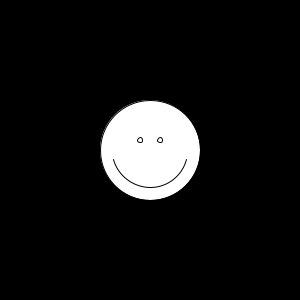
Frame 1 (no input)
Frame 60 (the mouse pressed at the canvas centre just before this capture): identical to frame 1, image omitted
Frame 120 (the mouse held since frame 60 and released just before this capture): identical to frame 1, image omitted

The Processing sketch that drew this single still picture (run headless with seeded random() and noise(); from frame 60 on, the mouse is pressed at the canvas centre):

// Processing sketch: processing_65485
// ── processing_65485.pde

//Creating a class and using it in setup/draw. The BASICS.
 
//Declare a Smiley object
Smiley guy;
void setup(){
  size(300,300);
  smooth();
  //Initialize Smiley Object (by calling the constructor)
  guy = new Smiley(width/2, height/2); //Note: Passing in starting position
}
void draw(){
  background(0);
   
  //Call methods on the object.
  guy.display();
   
  println(guy.xpos + ", " + guy.ypos); //Cool! You can access class fields with the "dot operator"
}
 
 
class Smiley{
   //Class "Fields" (variables)
   float xpos, ypos;
    
   //Constructor
   Smiley(float x, float y){
      xpos = x;
      ypos = y;
   }
    
   //Class "Methods" (functions)
   void display(){
       pushMatrix();
        
       translate(xpos, ypos);
        
       ellipse(0,0, 100,100);
       ellipse(-10,-10, 5,5);
       ellipse(10, -10, 5,5);
       arc(0,0, 75,75, radians(15), radians(165));
       popMatrix();
   }
}
